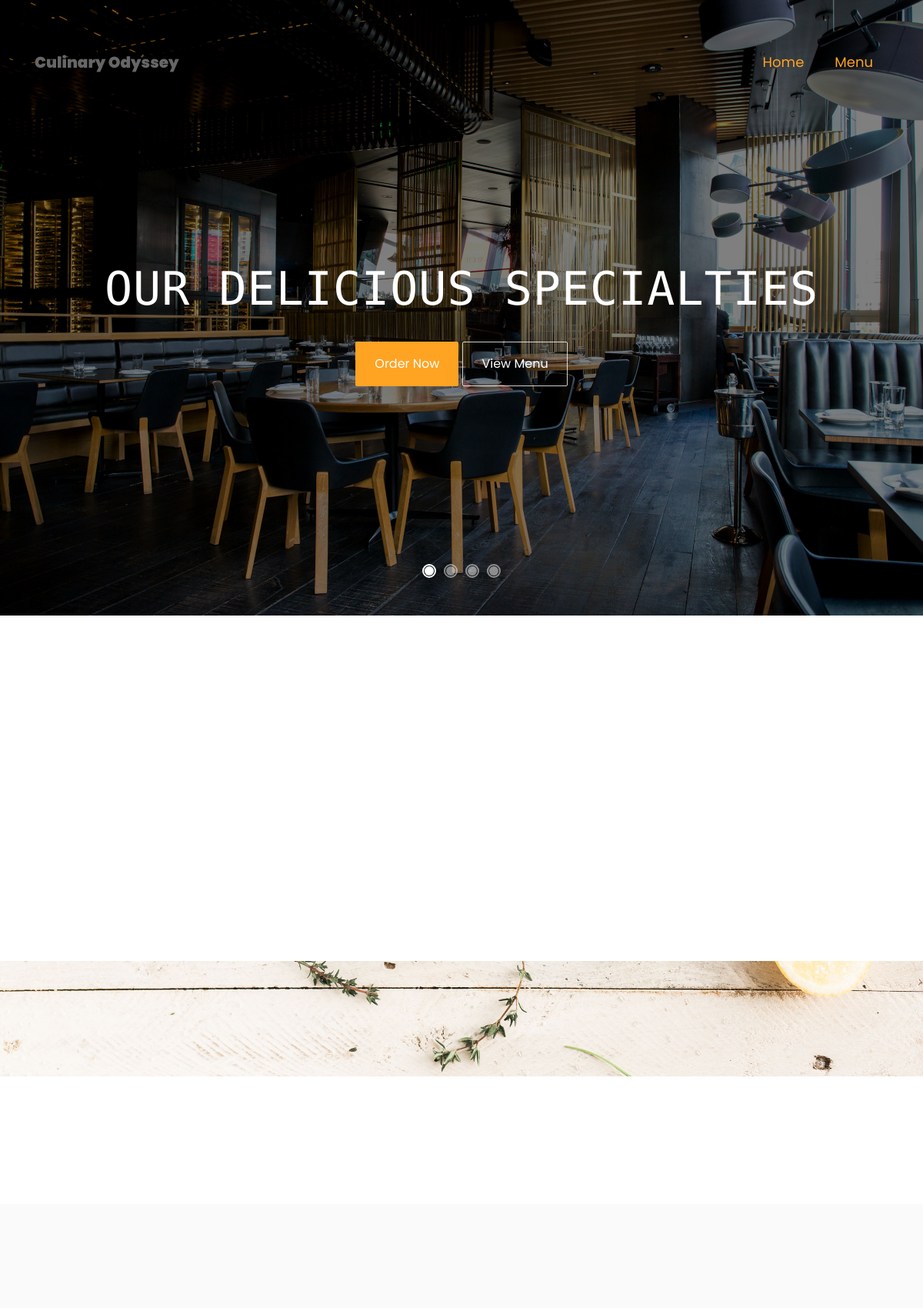
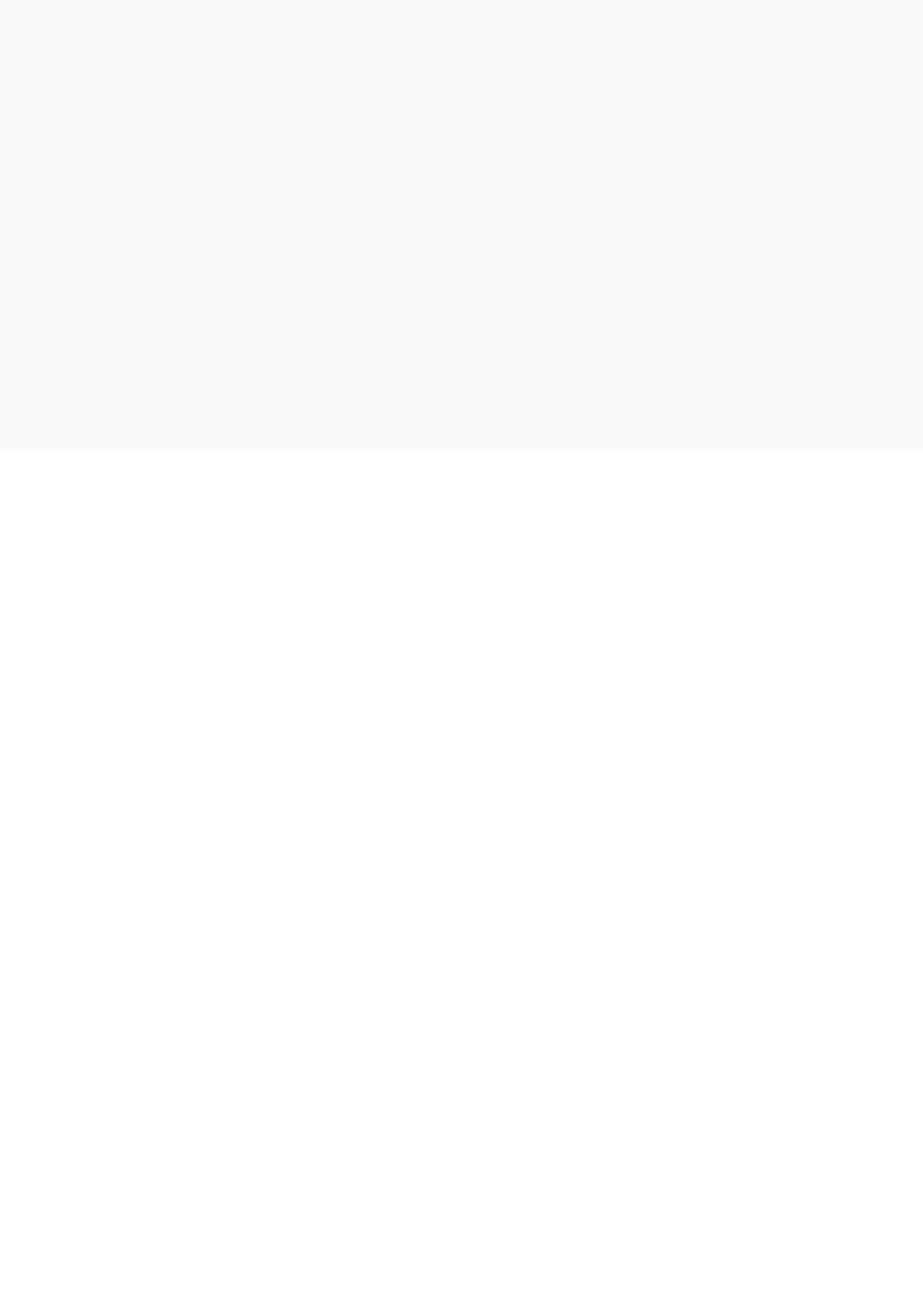
The page / (upper part) on the database its author committed (2 pictures, top to bottom).
### app/models.py (models this page shows, shortened)
class Slider (models.Model):
    title = models.CharField(max_length=200, verbose_name='slider title')
    photo = models.ImageField(upload_to='main_slider/', blank=True)
    is_visible = models.BooleanField(default=True)

### culinary_odissey/views.py (the view)
# urls.py: path('', main, name='home'),
def main(request):
    category = DishCategory.objects.filter(is_visible=True)
    dish = Dish.objects.filter(is_visible=True)
    context = {
        'categories':category,
        'dishes' : dish,
    }
    return render(request, 'main_file.html', context=context)

### app/context_processors.py (called while the page is built)
def main_menu_items(request):
    items = MainMenueItems.objects.filter(is_visible=True)
    return {'main_menu': items}

def slide_item(request):
    items = Slider.objects.filter(is_visible=True)
    return {'slide_item': items}

def footer_items(request):
    items = Footer.objects.first()
    return {'footer_item': items}

### culinary_odissey/templates/main_file.html (shortened to what this page needs)
{% extends 'index.html' %}
{% block main %}
    {% include 'menu.html' %}
{% endblock %}

### templates/includes/slider.html
<section class="home-slider owl-carousel js-fullheight">
  {% for slide in slide_item %}
    {% if slide.is_visible %}
      <div class="slider-item js-fullheight" style="background-image: url({{ slide.photo.url }});">
        <div class="overlay"></div>
        <div class="container">
          <div class="row slider-text js-fullheight justify-content-center align-items-center" data-scrollax-parent="true">
            <div class="col-md-12 col-sm-12 text-center ftco-animate">
              <h1 class="mb-4 mt-5">{{ slide.title }}</h1>
              <p>
                <a href="#" class="btn btn-primary p-3 px-xl-4 py-xl-3">Order Now</a>
                <a href="{% url 'menu' %}" class="btn btn-white btn-outline-white p-3 px-xl-4 py-xl-3">View Menu</a>
              </p>
            </div>
          </div>
        </div>
      </div>
    {% endif %}
  {% endfor %}
</section>

### culinary_odissey/templates/menu.html (shortened to what this page needs)
<section class="ftco-section">
    	<div class="container-fluid px-4">
    		<div class="row justify-content-center mb-5 pb-2">
        </div>
    <div class="row">
        {% for category in categories %}
            {% if category.is_visible %}
                <div class="col-md-6 col-lg-4 menu-wrap">
                </div>
            {% endif %}
        {% endfor %}
    </div>
 </div>
    </section>

### rows shown on the page
Slider: photo (picture), title "OUR DELICIOUS SPECIALTIES"
